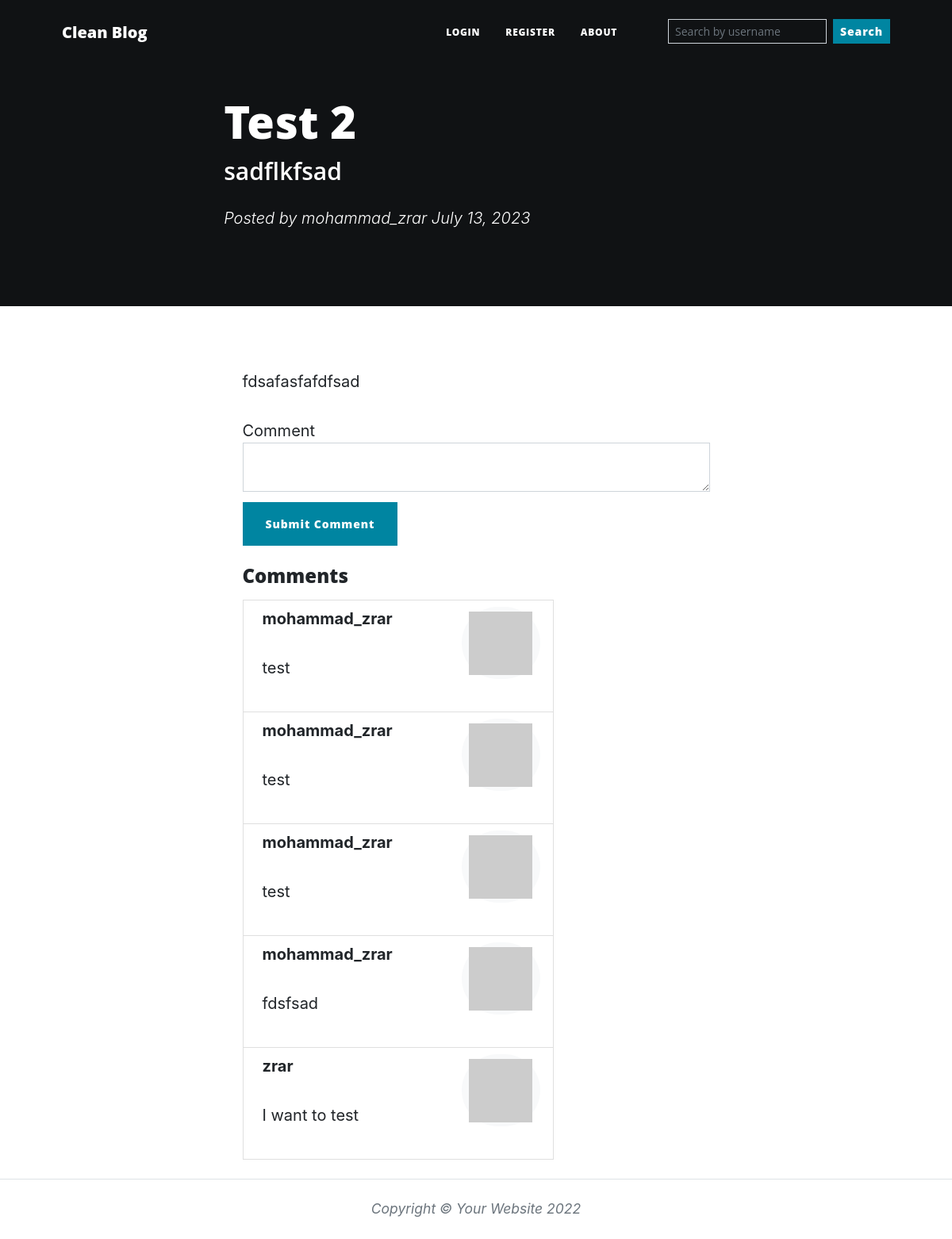
Page /mohammad_zrar/blog/2 on the committed database.
### main.py (models this page shows)
class BlogPost(db.Model):
    __tablename__ = "blog_posts"
    id = db.Column(db.Integer, primary_key=True)
    author_id = db.Column(db.Integer, db.ForeignKey("users.id"))
    author = relationship("User", back_populates="blogs")
    title = db.Column(db.String(250), unique=True, nullable=False)
    subtitle = db.Column(db.String(250), nullable=False)
    date = db.Column(db.String(250), nullable=False)
    body = db.Column(db.Text, nullable=False)
    img_url = db.Column(db.String(250), nullable=False)
    comments = relationship("Comment", back_populates="parent_post")

class User(UserMixin, db.Model):
    __tablename__ = "users"
    id = db.Column(db.Integer, primary_key=True)
    email = db.Column(db.String(100))
    username = db.Column(db.String(100), unique=True)
    password = db.Column(db.String(100))
    bg_color = db.Column(db.String(7))
    bio = db.Column(db.String(250))
    blogs = db.relationship("BlogPost", back_populates="author")
    comments = db.relationship("Comment", back_populates="comment_author")
    favouring = db.relationship(
        'User', secondary=favorites,
        primaryjoin=(favorites.c.favorite_id == id),
        secondaryjoin=(favorites.c.favouring_id == id),
        backref=db.backref('favorites', lazy='dynamic'),
        lazy='dynamic'
    )

class Comment(db.Model):
    __tablename__ = "comments"
    id = db.Column(db.Integer, primary_key=True)
    author_id = db.Column(db.Integer, db.ForeignKey("users.id"))
    comment_author = relationship("User", back_populates="comments")
    post_id = db.Column(db.Integer, db.ForeignKey("blog_posts.id"))
    parent_post = relationship("BlogPost", back_populates="comments")
    text = db.Column(db.Text, nullable=False)

### main.py (the view, shortened to what this page needs)
@app.route('/<string:username>/blog/<int:blog_id>', methods=["GET", "POST"])
def blog(username, blog_id):
    global gravatar
    user = User.query.filter_by(username=username).first()
    if user is None:
        return "No user with that name"
    blog = db.session.query(BlogPost).filter(BlogPost.author_id == user.id, BlogPost.id == blog_id).first()
    if blog is None:
        return "No post with that id"
    form = CommentForm()
    return render_template("blog.html", blog=blog, user=user, form=form)

### forms.py
class CommentForm(FlaskForm):
    comment_text = CKEditorField("Comment", validators=[DataRequired()])
    submit = SubmitField("Submit Comment")

### templates/blog.html (shortened to what this page needs)
{% extends 'base.html' %}
{% import "bootstrap/wtf.html" as wtf %}
{% block content %}
{% include "./layout/navbar.html" %}
<header class="masthead" style="background-color: #{{ user.bg_color }}; padding: 120px 0 100px;">
    <div class="container position-relative px-1 px-lg-2">
        <div class="row gx-4 gx-lg-5 justify-content-center">
            <div class="col-md-10 col-lg-8 col-xl-7">
                <div class="post-heading">
                    <h1>{{ blog.title }}</h1>
                    <h2 class="subheading">{{ blog.subtitle }}</h2>
                    <span class="meta">
                        Posted by
                        <a href="{{ url_for('user_blogs', username=blog.author.username) }}">{{ blog.author.username }}</a>
                        {{ blog.date }}
                    </span>
                </div>
            </div>
        </div>
    </div>
</header>
<article class="mb-4">
    <div class="container px-4 px-lg-5">
        <div class="row gx-4 gx-lg-5 justify-content-center">
            <div class="col-md-10 col-lg-8 col-xl-7">
                {{ blog.body|safe }}
                {{ wtf.quick_form(form, novalidate=True, button_map={"submit": "primary"}) }}
                <div class="col-lg-8 col-md-10  comment">
                    <h4 class="mt-4">Comments</h4>
                    <ul class="list-group mt-3">
                        {% for comment in blog.comments %}
                        <li class="list-group-item d-flex justify-content-between align-items-start">
                            <div class="ms-2 me-auto">
                                <div class="fw-bold">{{ comment.comment_author.username }}</div>
                                {{ comment.text|safe }}
                            </div>
                            <span class="badge bg-light rounded-pill"><img src="{{ comment.comment_author.email | gravatar }}"/></span>
                        </li>
                        {% endfor %}
                    </ul>
                </div>
            </div>
        </div>
    </div>
</article>
{% include "./layout/footer.html" %}
{% endblock %}

### templates/base.html (shortened to what this page needs)
<!DOCTYPE html>
<html lang="en">
<head>
    <link href="{{ url_for('static', filename='css/styles.css')}}" rel="stylesheet">
    <link href="{{ url_for('static', filename='my/styles.css')}}" rel="stylesheet">
    <link rel="stylesheet" href="https://cdn.jsdelivr.net/npm/bootstrap-icons@1.3.0/font/bootstrap-icons.css">
</head>
<body>
{% block content%}{% endblock %}
</body>
</html>

### templates/layout/navbar.html (shortened to what this page needs)
<nav class="navbar navbar-expand-lg navbar-light" id="mainNav">
    <div class="container px-4 px-lg-5">
        <a class="navbar-brand" href="{{ url_for('home') }}">Clean Blog</a>
        <div class="collapse navbar-collapse" id="navbarResponsive">
            <ul class="navbar-nav ms-auto py-4 py-lg-0">
                {% if not current_user.is_authenticated: %}
                <li class="nav-item"><a class="nav-link px-lg-3 py-3 py-lg-4" href="{{ url_for('login') }}">Login</a></li>
                <li class="nav-item"><a class="nav-link px-lg-3 py-3 py-lg-4" href="">Register</a></li>
                {% endif %}
                <li class="nav-item me-5"><a class="nav-link px-lg-3 py-3 py-lg-4" href="about.html">About</a></li>
                <li class="nav-item ms-5-lg">
                    <form class="d-flex mt-3 nav-search" method="get" action="{{ url_for('search') }}">
                        <input class="form-control form-control-sm me-2 bg-transparent text-light" type="search"
                               placeholder="Search by username" name="search" aria-label="Search">
                        <button class="btn btn-sm btn-primary text-transparent" type="submit">Search</button>
                    </form>
                </li>
            </ul>
        </div>
    </div>
</nav>

### templates/layout/footer.html (shortened to what this page needs)
  <footer class="border-top py-4" >
    <div class="container">
      <div class="row gx-4 gx-lg-5 justify-content-center">
        <div class="col-md-10 col-lg-8 col-xl-7">
          <div class="small text-center text-muted fst-italic">Copyright &copy; Your Website 2022</div>
        </div>
      </div>
    </div>
  </footer>

### static/my/styles.css (style rules this page uses)
.form-group { margin-bottom: 12.5px; }

### rows in the picture
BlogPost: title "Test 2", subtitle "sadflkfsad", date "July 13, 2023", body "fdsafasfafdfsad"
User: author.username "mohammad_zrar"
Comment: comment_author.username "mohammad_zrar", text "test"
Comment: comment_author.username "mohammad_zrar", text "test"
Comment: comment_author.username "mohammad_zrar", text "test"
Comment: comment_author.username "mohammad_zrar", text "fdsfsad"
Comment: comment_author.username "zrar", text "I want to test"
